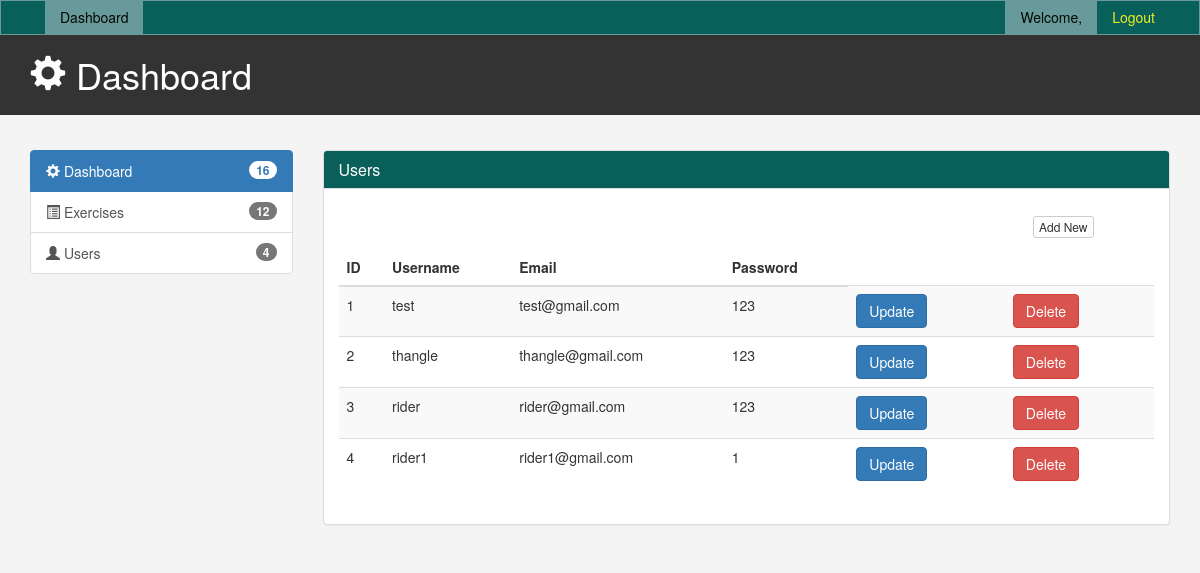
Before: /cms/users.php with the older database file.
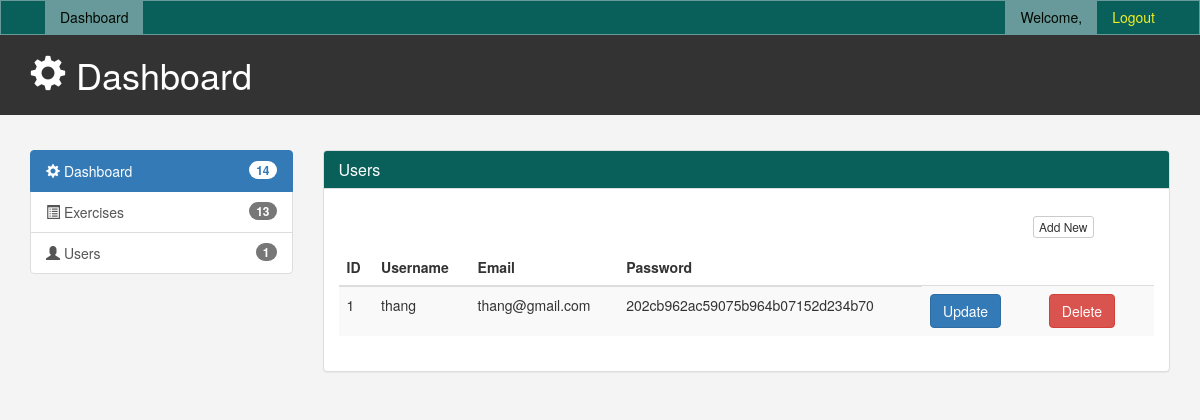
After: the same page with the newer database file.
### tables this page shows
CREATE TABLE `user_form` (
  `id` int(100) NOT NULL,
  `username` varchar(100) NOT NULL,
  `email` varchar(100) NOT NULL,
  `password` varchar(100) NOT NULL,
  `image` varchar(100) NOT NULL
);

### cms/inc/count.php (called while the page is built)
<?php
    include '../config.php';
    $count_user = mysqli_query($conn,"SELECT id from `user_form` ORDER BY id");
    $num_user = mysqli_num_rows($count_user);
    $count_ex = mysqli_query($conn,"SELECT lesson_id from `lesson_db` ORDER BY lesson_id");
    $num_ex = mysqli_num_rows($count_ex);
?>

### cms/users.php (the view, shortened to what this page needs)
<?php
include '../config.php';
include('inc/header.php');
$sql = "SELECT * FROM user_form";
$all_user = $conn->query($sql);
?>
<link href="./css/cms.css" rel="stylesheet" type="text/css">
</head>
<body>
<?php
include "menus.php";
?>
<header id="header">
	<div class="container">
		<div class="row">
			<div class="col-md-10">
				<h1><span class="glyphicon glyphicon-cog" aria-hidden="true"></span> Dashboard</h1>
			</div>
			<br>
		</div>
	</div>
</header>
<br>
<section id="main">
	<div class="container">
		<div class="row">
			<?php include "left_menus.php"; ?>
			<div class="col-md-9">
				<div class="panel panel-default">
					<div class="panel-heading"style="background-color:  #095f59;">
						<h3 class="panel-title" style="color: white;">Users</h3>
					</div>
					<div class="panel-body">
						<div class="panel-heading">
							<div class="row">
								<div class="col-md-10">
								</div>
								<div class="col-md-2">
									<a href="add_user.php" class="btn btn-default btn-xs">Add New</a>
								</div>
							</div>
						</div>
						<table class="table table-striped">
							<thead>
								<tr>
									<th>ID</th>
									<th>Username</th>
									<th>Email</th>
									<th>Password</th>
								</tr>
							</thead>
							<tbody>
								<?php
									while ($row = mysqli_fetch_assoc($all_user)){
								?>
									<?php
										echo "
											<tr>
												<td><div id='id'>".$row['id']."</div></td>
												<td><div id='username'>".$row['username']."</div></td>
												<td><div id='email'>".$row['email']."</div></td>
												<td><div id='password'>".$row['password']."</div></td>
												<td><button class='btn btn-primary'><a href='update_user.php?update=".$row['id']."' style='color:white; text-decoration:none;'>Update</a></button><td>
												<td><button class='btn btn-danger'><a href='delete_user.php?delete=".$row['id']."' style='color:white; text-decoration:none;'>Delete</a><td>
											</tr>
										";
									?>
								<?php
										}
								?>
							</tbody>
						</table>
					</div>
				</div>
			</div>
		</div>
	</div>
</section>
</body>
 <?php include('inc/footer.php');?>

### cms/inc/header.php (shortened to what this page needs)
<!DOCTYPE html><html><head><link rel="stylesheet" href="https://maxcdn.bootstrapcdn.com/bootstrap/3.3.5/css/bootstrap.min.css">

### cms/menus.php (shortened to what this page needs)
<nav class="navbar navbar-default">
  <div class="container">
	<div class="navbar-header">
	  <a class="navbar-brand" href="#"></a>
	</div>
	<div id="navbar" class="collapse navbar-collapse">
	  <ul class="nav navbar-nav">
		<li class="active"><a href="admin.php">Dashboard</a></li>
	  </ul>
	  <ul class="nav navbar-nav navbar-right">
		<li class="active"><a href="#">Welcome, <?php echo $data['username'];?></a></li>
		<li><a href="logout.php">Logout</a></li>
	  </ul>
	</div>
  </div>
</nav>

### cms/left_menus.php
<?php
	include './inc/count.php';
?>
<div class="col-md-3">
	<div class="list-group">
		<a href="admin.php" class="list-group-item active main-color-bg"><span class="glyphicon glyphicon-cog" aria-hidden="true"></span>
		Dashboard <span class="badge"><?php echo $num_ex + $num_user; ?></span>
		</a>
		<a href="exercises.php" class="list-group-item"><span class="glyphicon glyphicon-list-alt" aria-hidden="true"></span> Exercises<span class="badge"><?php echo $num_ex?></span></a>
		<a href="users.php" class="list-group-item"><span class="glyphicon glyphicon-user" aria-hidden="true"></span> Users <span class="badge"><?php echo $num_user?></span></a>
	</div>
</div>

### cms/inc/footer.php (shortened to what this page needs)
</body>
</html>

### cms/css/cms.css (style rules this page uses)
body { background: #f4f4f4; }
.navbar { min-height: 33px !important; margin-bottom: 0; border-radius: 0; }
.navbar-nav> li>a, .navbar-brand { padding-top: 6px !important; padding-bottom: 0; height: 33px; }
.main-color-bg { background-color: #095f59; color: #ffffff !important; }
#header { background: #333333; color: #ffffff; padding-bottom: 10px; margin-bottom: 15px; }
.navbar-default { background-color: #095f59; border-color: #689a9b; }
.navbar-default .navbar-brand { color: #efee24; }
.navbar-default .navbar-nav > li > a { color: #efee24; }
.navbar-default .navbar-nav > .active > a, .navbar-default .navbar-nav > .active > a:hover, .navbar-default .navbar-nav > .active > a:focus { color: #010800; background-color: #689a9b; }
.navbar-default .navbar-collapse, .navbar-default .navbar-form { border-color: #efee24; }

Changed rows visible on the page:
removed user_form: id "2", username "thangle", email "thangle@gmail.com", password "123"
removed user_form: id "3", username "rider", email "rider@gmail.com", password "123"
removed user_form: id "4", username "rider1", email "rider1@gmail.com", password "1"
changed user_form id 1: username "test" → "thang"; email "test@gmail.com" → "thang@gmail.com"; password "123" → "202cb962ac59075b964b07152d234b70"
Other visible differences:
$num_ex + $num_user: "16" → "14"
$num_ex: "12" → "13"
$num_user: "4" → "1"
